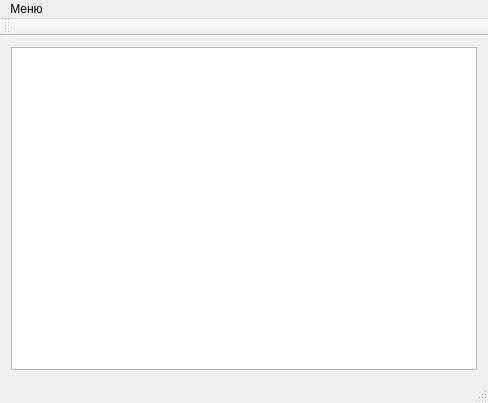
<?xml version="1.0" encoding="UTF-8"?>
<ui version="4.0">
 <class>MainWindow</class>
 <widget class="QMainWindow" name="MainWindow">
  <property name="geometry">
   <rect>
    <x>0</x>
    <y>0</y>
    <width>488</width>
    <height>403</height>
   </rect>
  </property>
  <property name="windowTitle">
   <string>Лабораторная работа 1</string>
  </property>
  <widget class="QWidget" name="centralWidget">
   <layout class="QVBoxLayout" name="verticalLayout">
    <item>
     <widget class="QTextEdit" name="textEdit"/>
    </item>
   </layout>
  </widget>
  <widget class="QMenuBar" name="menuBar">
   <property name="geometry">
    <rect>
     <x>0</x>
     <y>0</y>
     <width>488</width>
     <height>22</height>
    </rect>
   </property>
   <widget class="QMenu" name="menu">
    <property name="title">
     <string>Меню</string>
    </property>
    <addaction name="action"/>
    <addaction name="action_2"/>
   </widget>
   <addaction name="menu"/>
  </widget>
  <widget class="QToolBar" name="mainToolBar">
   <attribute name="toolBarArea">
    <enum>TopToolBarArea</enum>
   </attribute>
   <attribute name="toolBarBreak">
    <bool>false</bool>
   </attribute>
  </widget>
  <widget class="QStatusBar" name="statusBar"/>
  <action name="action">
   <property name="text">
    <string>Автор</string>
   </property>
  </action>
  <action name="action_2">
   <property name="text">
    <string>Выход</string>
   </property>
  </action>
 </widget>
 <layoutdefault spacing="6" margin="11"/>
 <resources/>
 <connections>
  <connection>
   <sender>action_2</sender>
   <signal>triggered()</signal>
   <receiver>MainWindow</receiver>
   <slot>close()</slot>
   <hints>
    <hint type="sourcelabel">
     <x>-1</x>
     <y>-1</y>
    </hint>
    <hint type="destinationlabel">
     <x>199</x>
     <y>149</y>
    </hint>
   </hints>
  </connection>
 </connections>
</ui>
